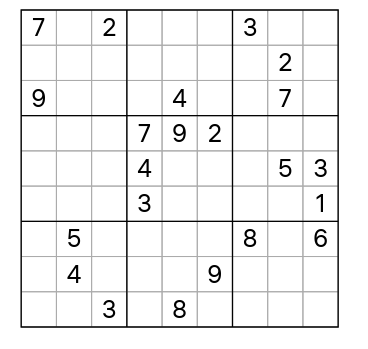
#> input picture computer_vision/images/sudoku_not_cropped.png, 368 x 349 px
$ python cropping_each_box.py
#> lines starting #> are read from the running program, lines starting #| are printed output that depends on the picture; after the words box and inside, x2 and y2 are one past the last pixel; in counts of white or black regions, pixels touching at a corner belong together
import cv2 as cv
import time

img = cv.imread(
    "./images/sudoku_not_cropped.png"
)
#> img is the input picture: shape (349, 368, 3); min 0, max 255, mean 240.9

gray = cv.cvtColor(img, cv.COLOR_BGR2GRAY)

thresh = cv.adaptiveThreshold(gray, 255,
                      cv.ADAPTIVE_THRESH_MEAN_C,
                      cv.THRESH_BINARY_INV,
                      11,
                      2)
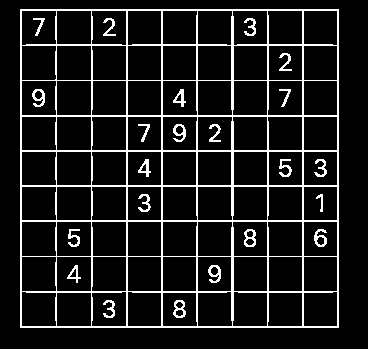
#> thresh: shape (349, 368); 10.9% white in thin lines or dots, all inside (x1, y1, x2, y2) = (20, 9, 339, 328)

surrounding_contour, _ = cv.findContours(thresh,
                        cv.RETR_EXTERNAL,
                        cv.CHAIN_APPROX_SIMPLE)
#> surrounding_contour = [[[20, 9], [20, 327], [338, 327], [338, 9]]]

# should only be of length 1
print(len(surrounding_contour))
#| 1
surrounding_contour = surrounding_contour[0]
#> surrounding_contour = [[20, 9], [20, 327], [338, 327], [338, 9]]

# cropping the image based on the surrounding external contour
x, y, w, h = cv.boundingRect(surrounding_contour)
#> x = 20; y = 9; w = 319; h = 319
# honestly, i still can't understand how the index of a list can be a tuple or whatever...
cropped_image = img[y:y+h, x:x+h]
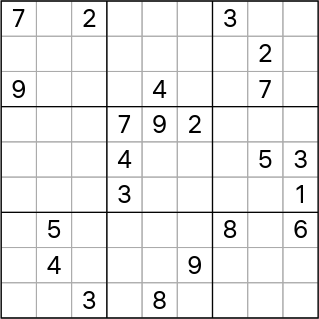
#> cropped_image: shape (319, 319, 3); min 0, max 255, mean 237.2

# height, width and number of channels
cropped_image_height, cropped_image_width = cropped_image.shape[:2]
#> cropped_image_height = 319; cropped_image_width = 319
cv.imshow(f"Cropped Image: {cropped_image_height}, {cropped_image_width}", cropped_image)
cv.waitKey(0)


# now finding contours again


cv.destroyAllWindows()
